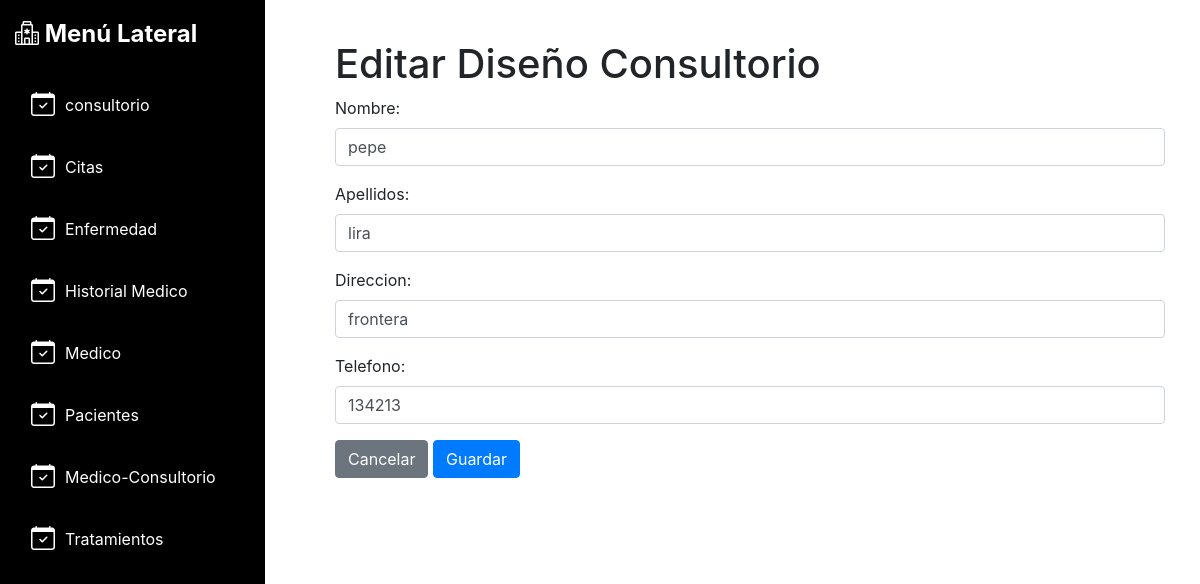
The page /ProyectoFinal/editardiseñopaciente.php?id=1 on the database its author committed.
### tables this page shows
CREATE TABLE `paciente` (
  `id_paciente` int(11) NOT NULL,
  `nombre` varchar(255) NOT NULL,
  `apellidos` varchar(255) NOT NULL,
  `direccion` varchar(255) NOT NULL,
  `telefono` varchar(15) NOT NULL,
  `estatus` bit(1) DEFAULT b'1'
);

### ProyectoFinal/editardiseñopaciente.php (the view, shortened to what this page needs)
<?php
if (isset($_GET['id'])) {
  $idPaciente = $_GET['id'];
  require_once('config.php');
  $conn = new mysqli($servername, $username, $password, $dbname);
  $consulta = "SELECT * FROM paciente WHERE id_paciente = '$idPaciente'";
  $resultado = $conn->query($consulta);
  if ($resultado->num_rows > 0) {
    $fila = $resultado->fetch_assoc();
    $nombre = $fila['nombre'];
    $apellido = $fila['apellidos'];
    $direccion = $fila['direccion'];
    $telefono = $fila['telefono'];
  } else {
    echo "No se encontró el consultorio.";
    exit;
  }
} else {
  echo "ID de consultorio no válido.";
  exit;
}
?>
<!DOCTYPE html>
<html lang="es">
<head>
  <link rel="stylesheet" href="https://maxcdn.bootstrapcdn.com/bootstrap/4.5.2/css/bootstrap.min.css">
  <link rel="stylesheet" href="https://cdn.jsdelivr.net/npm/bootstrap-icons@1.10.2/font/bootstrap-icons.css">
</head>
<body>
  <div class="container-fluid">
    <div class="row">
      <div class="col-md-3">
        <div class="sidebar">
          <h3 class="logo">
            <i class="bi bi-hospital"></i>
            Menú Lateral
          </h3>
          <ul class="nav flex-column">
            <li class="nav-item">
              <a href="consultoriotabla.php" class="nav-link">
                <i class="bi bi-calendar-check"></i>
                <span class="text-white fw-bold">consultorio</span>
              </a>
            </li>
            <li class="nav-item">
              <a href="citatabla.php" class="nav-link">
                <i class="bi bi-calendar-check"></i>
                <span class="text-white fw-bold">Citas</span>
              </a>
            </li>
            <li class="nav-item">
              <a href="enferemedadtabla.php" class="nav-link">
                <i class="bi bi-calendar-check"></i>
                <span class="text-white fw-bold">Enfermedad</span>
              </a>
            </li>
            <li class="nav-item">
              <a href="hitorialmedicotabla.php" class="nav-link">
                <i class="bi bi-calendar-check"></i>
                <span class="text-white fw-bold">Historial Medico</span>
              </a>
            </li>
            <li class="nav-item">
              <a href="medicotabla.php" class="nav-link">
                <i class="bi bi-calendar-check"></i>
                <span class="text-white fw-bold">Medico</span>
              </a>
            </li>
            <li class="nav-item">
              <a href="pacientetabla.php" class="nav-link">
                <i class="bi bi-calendar-check"></i>
                <span class="text-white fw-bold">Pacientes</span>
              </a>
            </li>
            <li class="nav-item">
              <a href="medicoconsultoriortabla.php" class="nav-link">
                <i class="bi bi-calendar-check"></i>
                <span class="text-white fw-bold">Medico-Consultorio</span>
              </a>
            </li>
            <li class="nav-item">
              <a href="tratamientotabla.php" class="nav-link">
                <i class="bi bi-calendar-check"></i>
                <span class="text-white fw-bold">Tratamientos</span>
              </a>
            </li>
          </ul>
        </div>
      </div>
      <div class="col-md-9">
        <div class="content">
          <div>
            <h1>Editar Diseño Consultorio</h1>
            <form method="POST" action="guardardiseñopaciente.php">
              <div class="form-group">
                <label for="direccion">Nombre:</label>
                <input type="text" class="form-control" id="nombre" name="nombre" value="<?php echo $nombre; ?>">
              </div>
              <div class="form-group">
                <label for="telefono">Apellidos:</label>
                <input type="text" class="form-control" id="apellido" name="apellido" value="<?php echo $apellido; ?>">
              </div>
              <div class="form-group">
                <label for="direccion">Direccion:</label>
                <input type="text" class="form-control" id="direccion" name="direccion" value="<?php echo $direccion; ?>">
              </div>
              <div class="form-group">
                <label for="direccion">Telefono:</label>
                <input type="text" class="form-control" id="telefono" name="telefono" value="<?php echo $telefono; ?>">
              </div>
              <a href="pacientetabla.php" class="btn btn-secondary">Cancelar</a>
              <button type="submit" class="btn btn-primary">Guardar</button>
            </form>
          </div>
        </div>
      </div>
    </div>
  </div>
</body>
</html>

### ProyectoFinal/editardiseñopaciente.php (style rules this page uses)
body { background-color: #ffffff; }
.sidebar { background-color: #000000; padding: 20px; min-height: 100vh; position: relative; left: -20px; }
.sidebar .logo { color: #fff; font-size: 24px; font-weight: bold; margin-bottom: 30px; }
.sidebar .nav-link { color: #fff; transition: all 0.3s ease-in-out; display: flex; align-items: center; margin-bottom: 10px; }
.sidebar .nav-link .bi { margin-right: 10px; font-size: 24px; }
.content { padding: 20px; }

### rows shown on the page
paciente: nombre "pepe", apellido "lira", direccion "frontera", telefono "134213"
